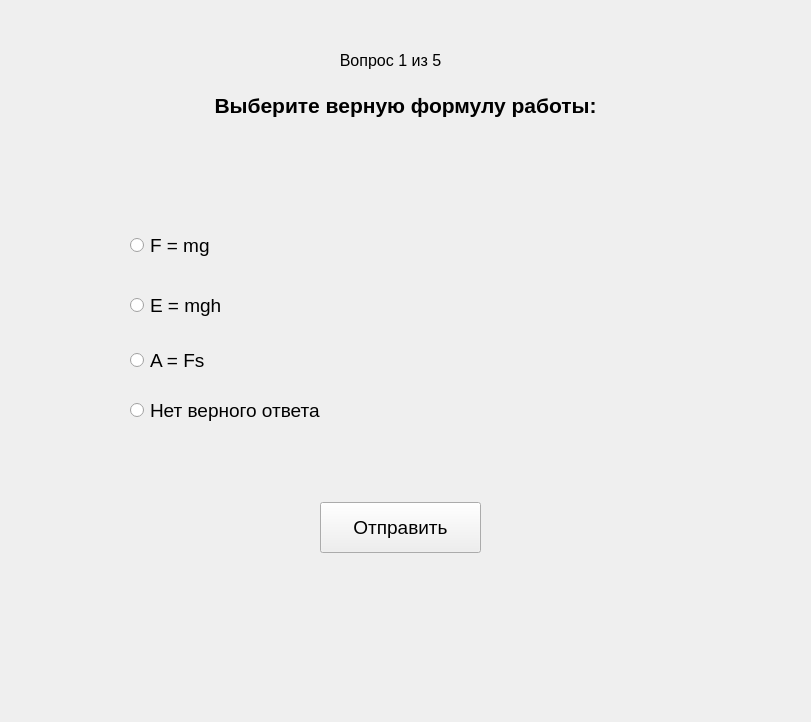
<?xml version="1.0" encoding="UTF-8"?>
<ui version="4.0">
 <class>Form</class>
 <widget class="QWidget" name="Form">
  <property name="geometry">
   <rect>
    <x>0</x>
    <y>0</y>
    <width>811</width>
    <height>722</height>
   </rect>
  </property>
  <property name="windowTitle">
   <string>Form</string>
  </property>
  <widget class="QLabel" name="label">
   <property name="geometry">
    <rect>
     <x>160</x>
     <y>70</y>
     <width>491</width>
     <height>71</height>
    </rect>
   </property>
   <property name="text">
    <string>&lt;html&gt;&lt;head/&gt;&lt;body&gt;&lt;p align=&quot;center&quot;&gt;&lt;span style=&quot; font-size:16pt; font-weight:600;&quot;&gt;Выберите верную формулу работы:&lt;/span&gt;&lt;/p&gt;&lt;/body&gt;&lt;/html&gt;</string>
   </property>
  </widget>
  <widget class="QLabel" name="label_2">
   <property name="geometry">
    <rect>
     <x>330</x>
     <y>40</y>
     <width>121</width>
     <height>41</height>
    </rect>
   </property>
   <property name="text">
    <string>&lt;html&gt;&lt;head/&gt;&lt;body&gt;&lt;p align=&quot;center&quot;&gt;&lt;span style=&quot; font-size:12pt;&quot;&gt;Вопрос 1 из 5&lt;/span&gt;&lt;/p&gt;&lt;/body&gt;&lt;/html&gt;</string>
   </property>
  </widget>
  <widget class="QRadioButton" name="radioButton">
   <property name="geometry">
    <rect>
     <x>130</x>
     <y>220</y>
     <width>141</width>
     <height>51</height>
    </rect>
   </property>
   <property name="font">
    <font>
     <pointsize>14</pointsize>
    </font>
   </property>
   <property name="text">
    <string>F = mg</string>
   </property>
  </widget>
  <widget class="QRadioButton" name="radioButton_2">
   <property name="geometry">
    <rect>
     <x>130</x>
     <y>290</y>
     <width>221</width>
     <height>31</height>
    </rect>
   </property>
   <property name="font">
    <font>
     <pointsize>14</pointsize>
    </font>
   </property>
   <property name="text">
    <string>E = mgh</string>
   </property>
  </widget>
  <widget class="QRadioButton" name="radioButton_3">
   <property name="geometry">
    <rect>
     <x>130</x>
     <y>350</y>
     <width>231</width>
     <height>21</height>
    </rect>
   </property>
   <property name="font">
    <font>
     <pointsize>14</pointsize>
    </font>
   </property>
   <property name="text">
    <string>A = Fs</string>
   </property>
  </widget>
  <widget class="QRadioButton" name="radioButton_4">
   <property name="geometry">
    <rect>
     <x>130</x>
     <y>400</y>
     <width>201</width>
     <height>21</height>
    </rect>
   </property>
   <property name="font">
    <font>
     <pointsize>14</pointsize>
    </font>
   </property>
   <property name="text">
    <string>Нет верного ответа</string>
   </property>
  </widget>
  <widget class="QPushButton" name="pushButton">
   <property name="geometry">
    <rect>
     <x>320</x>
     <y>502</y>
     <width>161</width>
     <height>51</height>
    </rect>
   </property>
   <property name="font">
    <font>
     <pointsize>14</pointsize>
    </font>
   </property>
   <property name="text">
    <string>Отправить</string>
   </property>
  </widget>
 </widget>
 <resources/>
 <connections/>
</ui>
